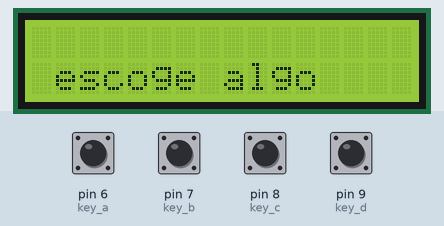
This sketch was run on a simulated Arduino Uno, built with avr-gcc and run on an emulated ATmega328P. Parts: 16×2 character LCD. Inputs (shaded band) come from the test bench; at power-on: pin 6 (key_a), pin 7 (key_b), pin 8 (key_c), pin 9 (key_d) HIGH.

Above: at 1.2 s.
1.3 s: pin 6 (key_a) pulled LOW for 0.15 s
At 1.41 s:
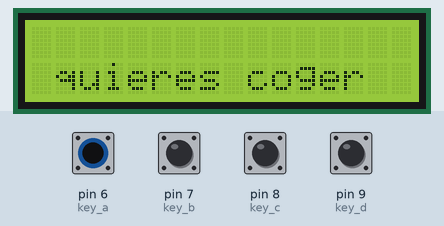
3.0 s: pin 7 (key_b) pulled LOW for 0.15 s
At 3.12 s:
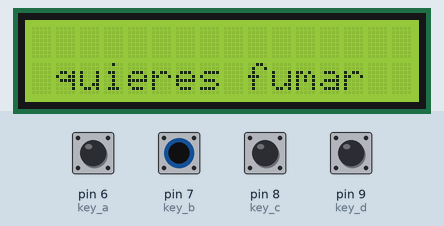
4.6 s: pin 9 (key_d) pulled LOW for 0.15 s
At 4.73 s:
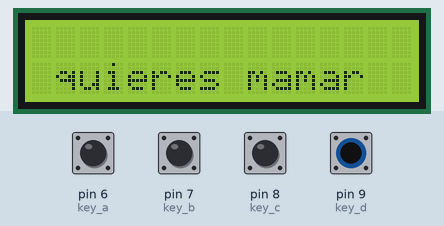
Timing chart, 0 to 7.6 s (numbered marks = the images above; inputs shaded):
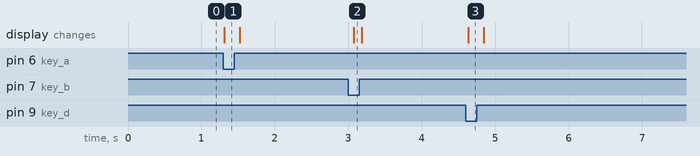

The sketch:

Lcd_Menu.ino
```cpp
#include <LiquidCrystal.h>

const int rs = 12, en = 11, d4 = 5, d5 = 4, d6 = 3, d7 = 2;
const int key_a = 6 , key_b = 7, key_c = 8, key_d =9;
int menu_1stLevel;

LiquidCrystal lcd(rs, en, d4, d5, d6, d7);

void setup()
{

    lcd.begin(0, 0);

    pinMode(key_a, INPUT_PULLUP);
    pinMode(key_b, INPUT_PULLUP);
    pinMode(key_c, INPUT_PULLUP);
    pinMode(key_d, INPUT_PULLUP);

}

void loop() {


    if (digitalRead(key_a)== LOW)
    {
        menu_1stLevel = 1;
    }
    else if (digitalRead(key_b)== LOW)
    {
        menu_1stLevel = 2;
    }
    else if (digitalRead(key_c)== LOW)
    {
        menu_1stLevel = 3;
    }
    else if (digitalRead(key_d)== LOW)
    {
        menu_1stLevel = 4;
    }
    else
    {
        menu_1stLevel = 0;
    }


    switch (menu_1stLevel)
    {
        case 0:
            lcd.clear();
            lcd.setCursor(1,1);
            lcd.print("escoge algo");
            //lcd.scrollDisplayLeft();
            break;
        case 1:
            lcd.clear();
            lcd.setCursor(1,1);
            lcd.print("quieres coger");
            //lcd.scrollDisplayLeft();
            break;
        case 2:
            lcd.clear();
            lcd.setCursor(1,1);
            lcd.print("quieres fumar");
            //lcd.scrollDisplayLeft();
            break;
        case 3:
            lcd.clear();
            lcd.setCursor(1,1);
            lcd.print("quieres coger");
            //lcd.scrollDisplayLeft();
            break;
        case 4:
        lcd.clear();
            lcd.setCursor(1,1);
            lcd.print("quieres mamar");
            //lcd.scrollDisplayLeft();
            break;
    }


    delay(100);
}
```

Measured:
- after the input at 1.3 s, the display: changes at once (image 1)
- after the input at 3.0 s, the display: changes after 0.08 s (image 2)
- after the input at 4.6 s, the display: changes at once (image 3)
